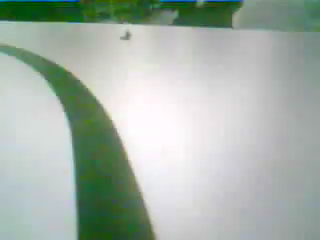
#> input picture frame 105 of Taller_Procesamiento_Imagenes/ideal.mp4, 320 x 240 px, given in place of clip_diferencia_otsu_inv.mp4, which was not available
$ python eliminar_ruido.py
#> lines starting #> are read from the running program, lines starting #| are printed output that depends on the picture; after the words box and inside, x2 and y2 are one past the last pixel; in counts of white or black regions, pixels touching at a corner belong together; pictures that were not available may be replaced by others from this repository, and a replacement may not be noted
import cv2
import numpy as np
import os


# ============================================================
# RUTAS
# ============================================================

INPUT_VIDEO = r"C:\Users\Usuario\Desktop\Taller_Procesamiento_Imagenes\resultados\taller2\clip_diferencia_otsu_inv.mp4"

OUTPUT_DIR = r"C:\Users\Usuario\Desktop\Taller_Procesamiento_Imagenes\resultados\taller2"

OUTPUT_VIDEO = os.path.join(
    OUTPUT_DIR,
    "clip_diferencia_otsu_inv_sin_ruido.mp4"
)


# ============================================================
# PARAMETROS
# ============================================================

# Tamaño del filtro para eliminar ruido pequeño
# NO poner un valor demasiado grande porque podría borrar el camino.
KERNEL_APERTURA = 3

# Tamaño del cierre para unir pequeñas interrupciones
KERNEL_CIERRE = 3

# Área mínima de una región blanca.
# Si una región tiene menos píxeles que esto,
# se considera ruido.
AREA_MINIMA = 80


# ============================================================
# CREAR CARPETAS SI NO EXISTEN
# ============================================================

os.makedirs(OUTPUT_DIR, exist_ok=True)


# ============================================================
# ABRIR VIDEO
# ============================================================

cap = cv2.VideoCapture(INPUT_VIDEO)

if not cap.isOpened():
    print("ERROR: No se pudo abrir el video.")
    print(INPUT_VIDEO)
    exit()


# ============================================================
# INFORMACION DEL VIDEO
# ============================================================

fps = cap.get(cv2.CAP_PROP_FPS)
ancho = int(cap.get(cv2.CAP_PROP_FRAME_WIDTH))
alto = int(cap.get(cv2.CAP_PROP_FRAME_HEIGHT))
numero_frames = int(cap.get(cv2.CAP_PROP_FRAME_COUNT))

print("=" * 60)
print("        ELIMINACION DE RUIDO")
print("=" * 60)
print(f"Video de entrada: {INPUT_VIDEO}")
print(f"Resolucion: {ancho} x {alto}")
print(f"FPS: {fps}")
print(f"Cuadros: {numero_frames}")
print("=" * 60)


# ============================================================
# CONFIGURAR VIDEO DE SALIDA
# ============================================================

fourcc = cv2.VideoWriter_fourcc(*"mp4v")

out = cv2.VideoWriter(
    OUTPUT_VIDEO,
    fourcc,
    fps,
    (ancho, alto),
    False
)

if not out.isOpened():
    print("ERROR: No se pudo crear el video de salida.")
    cap.release()
    exit()


# ============================================================
# KERNELS MORFOLOGICOS
# ============================================================

kernel_apertura = cv2.getStructuringElement(
    cv2.MORPH_ELLIPSE,
    (KERNEL_APERTURA, KERNEL_APERTURA)
)

kernel_cierre = cv2.getStructuringElement(
    cv2.MORPH_ELLIPSE,
    (KERNEL_CIERRE, KERNEL_CIERRE)
)


# ============================================================
# PROCESAMIENTO
# ============================================================

frame_actual = 0

while True:

    ret, frame = cap.read()
#> frame is the input picture: shape (240, 320, 3); mean B, G, R 168.9, 178.1, 166.3

    if not ret:
        break

    frame_actual += 1

    # --------------------------------------------------------
    # 1. Convertir a escala de grises
    # --------------------------------------------------------

    if len(frame.shape) == 3:
        gray = cv2.cvtColor(frame, cv2.COLOR_BGR2GRAY)
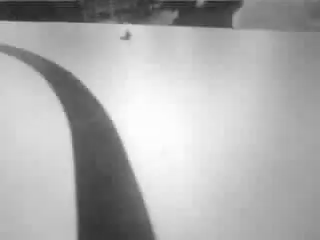
#> gray: shape (240, 320); min 35, max 253, mean 173.5
    else:
        gray = frame.copy()


    # --------------------------------------------------------
    # 2. Asegurar imagen binaria
    # --------------------------------------------------------
    # Todo lo que sea blanco queda en 255
    # Todo lo demás queda en 0.
    # --------------------------------------------------------

    _, binary = cv2.threshold(
        gray,
        127,
        255,
        cv2.THRESH_BINARY
    )
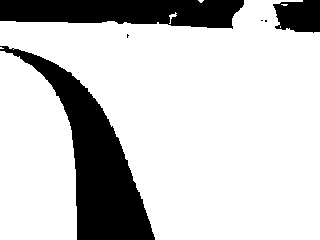
#> binary: shape (240, 320); 78.9% white; 6 black regions (3 under 20 px), largest, box (x1, y1, x2, y2) and area: (0, 46, 155, 240) 9306, (0, 0, 244, 29) 5611, (273, 0, 320, 33) 1272


    # --------------------------------------------------------
    # 3. APERTURA MORFOLOGICA
    # --------------------------------------------------------
    # Elimina pequeñas partículas blancas aisladas.
    #
    # IMPORTANTE:
    # usamos 3x3 para no destruir el camino.
    # --------------------------------------------------------

    clean = cv2.morphologyEx(
        binary,
        cv2.MORPH_OPEN,
        kernel_apertura
    )
#> clean: shape (240, 320); 78.8% white; 6 black regions (3 under 20 px), largest, box (x1, y1, x2, y2) and area: (0, 46, 155, 240) 9332, (0, 0, 244, 29) 5626, (273, 0, 320, 33) 1290


    # --------------------------------------------------------
    # 4. BUSCAR COMPONENTES CONECTADOS
    # --------------------------------------------------------
    # Cada región blanca independiente se analiza.
    # --------------------------------------------------------

    num_labels, labels, stats, centroids = cv2.connectedComponentsWithStats(
        clean,
        connectivity=8
    )
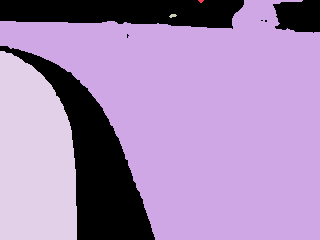
#> labels: shape (240, 320) int32; 5 distinct labels, from 0 to 4; one colour per label, 0 black
#> num_labels = 5; stats = [[0, 0, 320, 240, 16259], [198, 0, 6, 3, 12], [0, 0, 320, 240, 48284], [169, 14, 8, 4, 21], [0, 51, 77, 189, 12224]]; centroids = [[121.2, 98.15], [200.5, 0.667], [204.1, 117.2], [172.4, 15.29], [34.16, 157.1]]


    # Crear imagen completamente negra
    resultado = np.zeros_like(clean)


    # --------------------------------------------------------
    # 5. ELIMINAR COMPONENTES MUY PEQUEÑOS
    # --------------------------------------------------------

    for i in range(1, num_labels):

        area = stats[i, cv2.CC_STAT_AREA]

        x = stats[i, cv2.CC_STAT_LEFT]
        y = stats[i, cv2.CC_STAT_TOP]
        w = stats[i, cv2.CC_STAT_WIDTH]
        h = stats[i, cv2.CC_STAT_HEIGHT]


        # ----------------------------------------------------
        # Criterio principal:
        # conservar regiones suficientemente grandes.
        # ----------------------------------------------------

        if area >= AREA_MINIMA:

            resultado[labels == i] = 255
#> this loop made 4 passes
#> (area, x, y, w, h) on passes 2 to 4: (48284, 0, 0, 320, 240), (21, 169, 14, 8, 4), (12224, 0, 51, 77, 189)
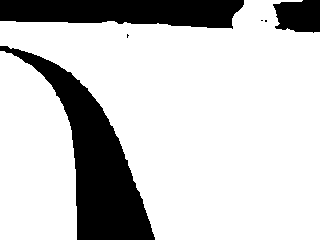
#> resultado: shape (240, 320); 78.8% white; 6 black regions (3 under 20 px), largest, box (x1, y1, x2, y2) and area: (0, 46, 155, 240) 9332, (0, 0, 244, 29) 5659, (273, 0, 320, 33) 1290


    # --------------------------------------------------------
    # 6. CIERRE MORFOLOGICO SUAVE
    # --------------------------------------------------------
    # Ayuda a unir pequeñas interrupciones del camino.
    # --------------------------------------------------------

    resultado = cv2.morphologyEx(
        resultado,
        cv2.MORPH_CLOSE,
        kernel_cierre
    )
#> resultado: shape (240, 320); 78.8% white; 3 black regions, box (x1, y1, x2, y2) and area: (0, 46, 155, 240) 9327, (0, 0, 244, 28) 5657, (273, 0, 320, 33) 1288


    # --------------------------------------------------------
    # 7. GUARDAR CUADRO
    # --------------------------------------------------------

    out.write(resultado)


    # Mostrar progreso
    if frame_actual % 30 == 0:

        porcentaje = (frame_actual / numero_frames) * 100

        print(
            f"Procesando: {frame_actual}/{numero_frames} "
            f"({porcentaje:.1f}%)"
        )


# ============================================================
# FINALIZAR
# ============================================================

cap.release()
out.release()

cv2.destroyAllWindows()


print()
print("=" * 60)
print("       PROCESAMIENTO TERMINADO")
print("=" * 60)
print("Video generado:")
print(OUTPUT_VIDEO)
print("=" * 60)

$ run again, starting later in the video
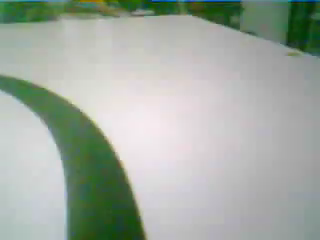
#> input picture frame 845 of Taller_Procesamiento_Imagenes/ideal.mp4, 320 x 240 px, given in place of clip_diferencia_otsu_inv.mp4, which was not available
#> frame is the input picture: shape (240, 320, 3); mean B, G, R 161.8, 171.4, 162.7
#> binary: shape (240, 320); 77.8% white; 3 black regions, box (x1, y1, x2, y2) and area: (0, 75, 146, 240) 9047, (0, 0, 320, 59) 8001, (288, 53, 300, 56) 33
#> clean: shape (240, 320); 77.6% white; 2 black regions, box (x1, y1, x2, y2) and area: (0, 75, 146, 240) 9057, (0, 0, 320, 59) 8108
#> `num_labels, labels, stats, centroids = cv2.connectedComponentsWithStat..`:
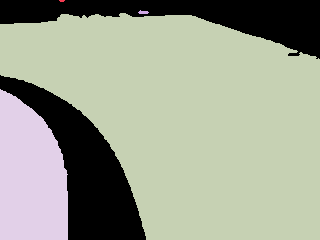
#> labels: shape (240, 320) int32; 5 distinct labels, from 0 to 4; one colour per label, 0 black
#> num_labels = 5; stats = [[0, 0, 320, 240, 17165], [59, 0, 6, 2, 10], [138, 10, 11, 4, 30], [0, 13, 320, 227, 51215], [0, 89, 68, 151, 8380]]; centroids = [[135.8, 96.42], [61.5, 0.4], [142.9, 11.93], [188.7, 118.1], [29.99, 175.7]]
#> the loop `for i in range(1, num_labels): ` made 4 passes
#> (area, x, y, w, h) on passes 2 to 4: (30, 138, 10, 11, 4), (51215, 0, 13, 320, 227), (8380, 0, 89, 68, 151)
#> after the loop `for i in range(1, num_labels):`:
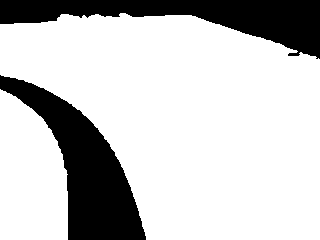
#> resultado: shape (240, 320); 77.6% white; 2 black regions, box (x1, y1, x2, y2) and area: (0, 75, 146, 240) 9057, (0, 0, 320, 59) 8148
